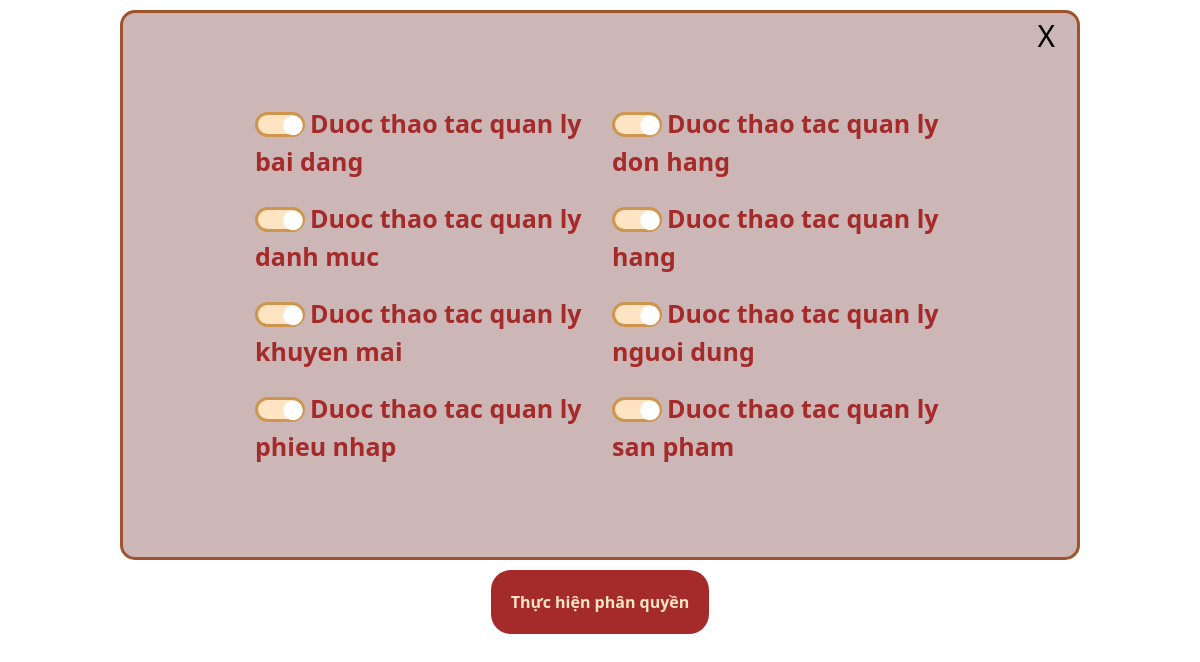
/admin/template/template_content/PhanQuyen/xulyPhanQuyen.php?pq=Admin&id=Admin, run on an earlier commit of the app's database.
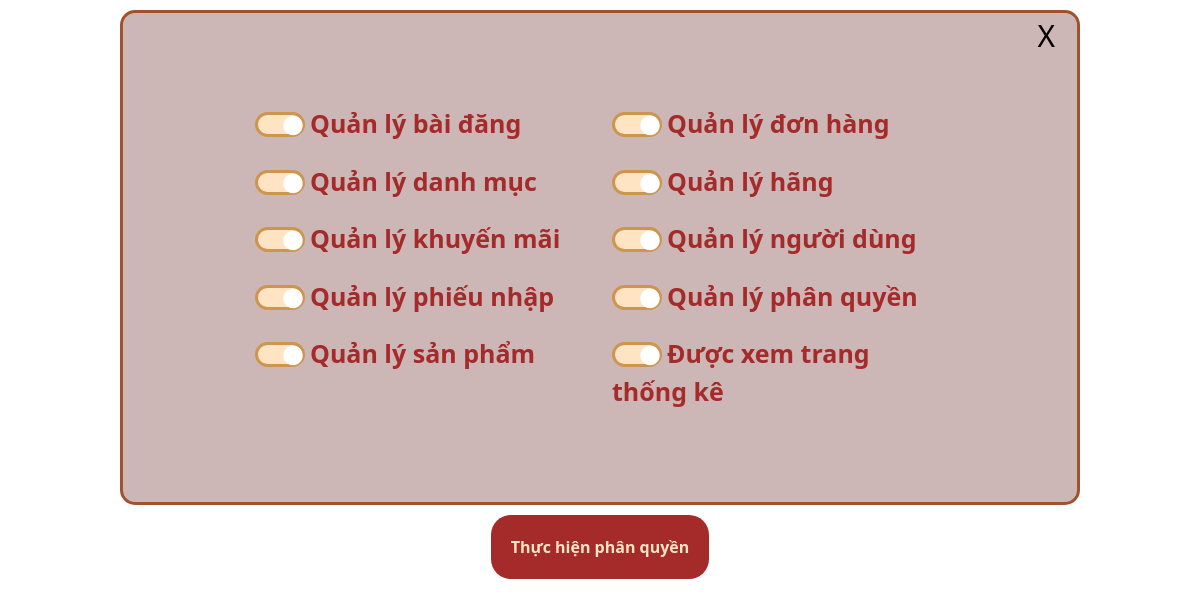
And on a later commit of the database.
### tables this page shows
CREATE TABLE `chitietquyen` (
  `MaChiTiet` varchar(50) NOT NULL,
  `TenChiTiet` varchar(50) NOT NULL,
  `MoTa` varchar(50) NOT NULL
);

### db/DAOPhanQuyen.php (called while the page is built, shortened)
<?php
class DAOPhanQuyen{
    private $host = 'localhost';
    private $username = 'root';
    private $password = '';
    private $database = 'ql_cuahanggiay';
    private $conn;
    public function connect(){
        if(!$this->conn){
            $this->conn=mysqli_connect($this->host,$this->username,$this->password,$this->database);
        }
    }
    public function getListCTQ(){
        $sql = "SELECT * FROM chitietquyen";
        $data=null;
        if($result = mysqli_query($this->conn,$sql)){
            while($row=mysqli_fetch_array($result)){
                    $data[] = $row;
            }
        }
        return $data;
    }
}
?>

### admin/template/template_content/PhanQuyen/xulyPhanQuyen.php (the view, shortened to what this page needs)
<link rel="stylesheet" href="../../../css/PhanQuyen.css" >
<link rel="stylesheet" href="https://cdnjs.cloudflare.com/ajax/libs/font-awesome/5.15.4/css/all.min.css"
 />
<link rel="stylesheet" href="../../../css/bootstrap.min.css" >
<?php
    include("../../../../db/DAOPhanQuyen.php");
    $db = new DAOPhanQuyen();
    $db->connect();
?>
<form action="" method="POST">
        <div id="check_item">
            <a id="exit" href="../../../index.php?pq=Admin&id=pq">X</a>
            <div class="row">
                <?php
                    $data = $db->getListCTQ();
                    $i = 0;
                    while ($i < count($data))
                    {
                ?>
                        <div class="col-6">
                            <label for=<?php echo $data[$i][0]?> class="checkbox_item w-100 ">
                                <span><?php echo $data[$i][2]?></span>
                                <i class="fas fa-circle"></i>
                            </label>
                        </div>
                <?php
                        $i++;
                    }
                ?>
            </div>
        </div>
    <div id="submit">
        <input type=submit name="edit" id="edit" value="Thực hiện phân quyền"/>
    </div>
</form>

### admin/css/PhanQuyen.css (style rules this page uses)
* { margin: 0px; padding: 0px; }
label { margin: 10px 0px; }
#check_item { margin: 10px auto; min-height: 400px; padding: 82px 132px; border: 3px solid sienna; border-radius: 15px; background-color: rgb(204, 182, 182); width: 80%; position: relative; }
#check_item #exit { position: absolute; color: black; text-decoration: none; top: 0px; right: 22px; font-size: 30px; }
#check_item .checkbox_item { display: inline-block; font-weight: bold; font-size: 25px; cursor: pointer; position: relative; }
#check_item .checkbox_item span { text-align: center; }
#check_item .checkbox_item span::before { content: ''; width:50px; height: 25px; display: inline-block; border-radius: 15px; border: 3px solid rgb(205, 149, 77); position: relative; top: 4px; z-index: 2; margin-right: 5px; }
#check_item .checkbox_item i { position: absolute; left: 1px; top: 11px; color: brown; font-weight: bold; transition: all 0.5s; font-size: 20px; z-index: 3; transition: all 0.3s linear; }
#check_item .checkbox_item .checkbox:checked~i { left: 28px; color: white; }
#check_item .checkbox_item .checkbox:checked~span { color: brown; }
#check_item .checkbox_item .checkbox:checked~span::before { background-color: bisque; }
#submit { display: flex; justify-content: center; }
#edit { padding: 20px; font-weight: bold; color: bisque; background-color: brown; border-radius: 20px; border: none; }

What changed in the data, as far as the page shows it:
removed chitietquyen: MoTa "Duoc thao tac quan ly bai dang"
removed chitietquyen: MoTa "Duoc thao tac quan ly don hang"
removed chitietquyen: MoTa "Duoc thao tac quan ly danh muc"
removed chitietquyen: MoTa "Duoc thao tac quan ly hang"
removed chitietquyen: MoTa "Duoc thao tac quan ly khuyen mai"
removed chitietquyen: MoTa "Duoc thao tac quan ly nguoi dung"
removed chitietquyen: MoTa "Duoc thao tac quan ly phieu nhap"
removed chitietquyen: MoTa "Duoc thao tac quan ly san pham"
added chitietquyen: MoTa "Quản lý bài đăng"
added chitietquyen: MoTa "Quản lý đơn hàng"
added chitietquyen: MoTa "Quản lý danh mục"
added chitietquyen: MoTa "Quản lý hãng"
added chitietquyen: MoTa "Quản lý khuyến mãi"
added chitietquyen: MoTa "Quản lý người dùng"
added chitietquyen: MoTa "Quản lý phiếu nhập"
added chitietquyen: MoTa "Quản lý phân quyền"
added chitietquyen: MoTa "Quản lý sản phẩm"
added chitietquyen: MoTa "Được xem trang thống kê"
